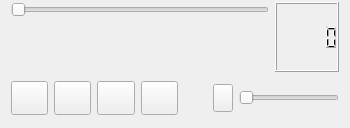
<?xml version="1.0" encoding="UTF-8"?>
<ui version="4.0">
 <class>ControlPanel</class>
 <widget class="QWidget" name="ControlPanel">
  <property name="geometry">
   <rect>
    <x>0</x>
    <y>0</y>
    <width>350</width>
    <height>128</height>
   </rect>
  </property>
  <property name="sizePolicy">
   <sizepolicy hsizetype="Preferred" vsizetype="Preferred">
    <horstretch>0</horstretch>
    <verstretch>0</verstretch>
   </sizepolicy>
  </property>
  <property name="minimumSize">
   <size>
    <width>20</width>
    <height>28</height>
   </size>
  </property>
  <property name="windowTitle">
   <string>Form</string>
  </property>
  <layout class="QVBoxLayout" name="verticalLayout_2">
   <property name="topMargin">
    <number>0</number>
   </property>
   <item>
    <layout class="QHBoxLayout" name="horizontalLayout_4">
     <item>
      <layout class="QVBoxLayout" name="verticalLayout">
       <item>
        <widget class="QSlider" name="m_pSeekSlider">
         <property name="minimumSize">
          <size>
           <width>250</width>
           <height>0</height>
          </size>
         </property>
         <property name="orientation">
          <enum>Qt::Horizontal</enum>
         </property>
        </widget>
       </item>
       <item>
        <widget class="QLabel" name="m_pPlayInfo">
         <property name="minimumSize">
          <size>
           <width>0</width>
           <height>50</height>
          </size>
         </property>
         <property name="maximumSize">
          <size>
           <width>16777215</width>
           <height>50</height>
          </size>
         </property>
         <property name="text">
          <string/>
         </property>
        </widget>
       </item>
      </layout>
     </item>
     <item>
      <widget class="QLCDNumber" name="lcdNumber">
       <property name="minimumSize">
        <size>
         <width>0</width>
         <height>70</height>
        </size>
       </property>
       <property name="maximumSize">
        <size>
         <width>16777215</width>
         <height>70</height>
        </size>
       </property>
      </widget>
     </item>
    </layout>
   </item>
   <item>
    <layout class="QHBoxLayout" name="horizontalLayout_3">
     <item>
      <layout class="QHBoxLayout" name="horizontalLayout">
       <item>
        <widget class="QPushButton" name="m_pPlayButton">
         <property name="minimumSize">
          <size>
           <width>28</width>
           <height>34</height>
          </size>
         </property>
         <property name="text">
          <string/>
         </property>
        </widget>
       </item>
       <item>
        <widget class="QPushButton" name="m_pStopButton">
         <property name="minimumSize">
          <size>
           <width>28</width>
           <height>34</height>
          </size>
         </property>
         <property name="text">
          <string/>
         </property>
        </widget>
       </item>
       <item>
        <widget class="QPushButton" name="m_pRewindButton">
         <property name="minimumSize">
          <size>
           <width>28</width>
           <height>34</height>
          </size>
         </property>
         <property name="text">
          <string/>
         </property>
        </widget>
       </item>
       <item>
        <widget class="QPushButton" name="m_pForwardButton">
         <property name="minimumSize">
          <size>
           <width>28</width>
           <height>34</height>
          </size>
         </property>
         <property name="text">
          <string/>
         </property>
        </widget>
       </item>
      </layout>
     </item>
     <item>
      <spacer name="horizontalSpacer">
       <property name="orientation">
        <enum>Qt::Horizontal</enum>
       </property>
       <property name="sizeHint" stdset="0">
        <size>
         <width>40</width>
         <height>20</height>
        </size>
       </property>
      </spacer>
     </item>
     <item>
      <layout class="QHBoxLayout" name="horizontalLayout_2">
       <item>
        <widget class="QPushButton" name="m_pVolumeState">
         <property name="sizePolicy">
          <sizepolicy hsizetype="Fixed" vsizetype="Fixed">
           <horstretch>0</horstretch>
           <verstretch>0</verstretch>
          </sizepolicy>
         </property>
         <property name="minimumSize">
          <size>
           <width>20</width>
           <height>28</height>
          </size>
         </property>
         <property name="maximumSize">
          <size>
           <width>20</width>
           <height>16777215</height>
          </size>
         </property>
         <property name="text">
          <string/>
         </property>
        </widget>
       </item>
       <item>
        <widget class="QSlider" name="m_pVolumeSlider">
         <property name="sizePolicy">
          <sizepolicy hsizetype="Fixed" vsizetype="Fixed">
           <horstretch>0</horstretch>
           <verstretch>0</verstretch>
          </sizepolicy>
         </property>
         <property name="minimumSize">
          <size>
           <width>100</width>
           <height>0</height>
          </size>
         </property>
         <property name="orientation">
          <enum>Qt::Horizontal</enum>
         </property>
        </widget>
       </item>
      </layout>
     </item>
    </layout>
   </item>
  </layout>
 </widget>
 <resources/>
 <connections/>
</ui>
